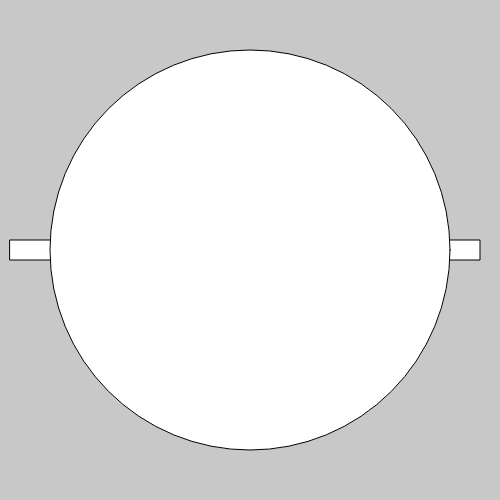
Frame 1 (no input)
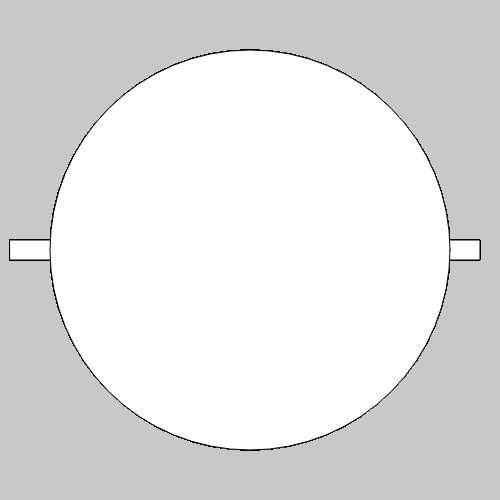
Frame 60 (no input)
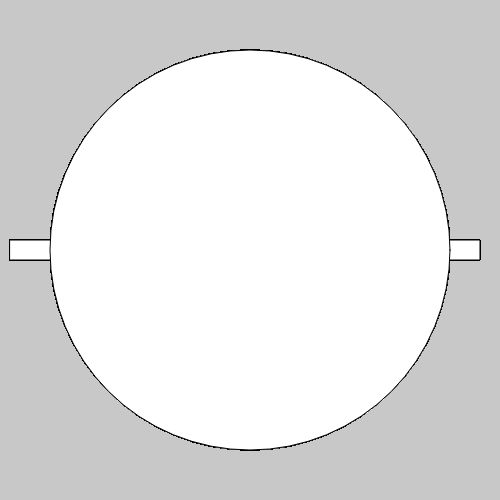
Frame 120 (the mouse pressed at the canvas centre since frame 60)

The p5.js sketch that drew these frames (run headless with seeded random() and noise() and a simulated clock; from frame 60 on, the mouse is pressed at the canvas centre):

// p5.js sketch
// ── sketch.js
function setup() {
  createCanvas(500, 500);
  background(200);
}

function draw() {
  rect(10, 240, 470, 20);
  ellipse(width/2, height/2, 400, 400,);
}
